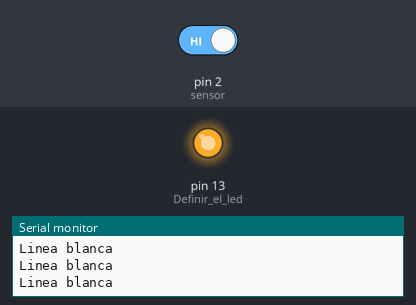
Bench run of a sketch on a simulated Arduino Uno, built with avr-gcc and run on an emulated ATmega328P. Parts: output pins drawn as LEDs (lit = HIGH), the last lines printed to the serial monitor. Inputs (shaded band) come from the test bench; at power-on: pin 2 (sensor) HIGH.

Above: at 1.2 s.
1.3 s: pin 2 (sensor) driven LOW
At 2.5 s:
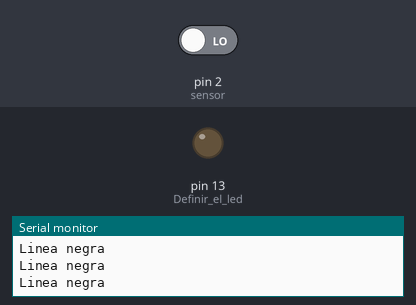
2.8 s: pin 2 (sensor) driven HIGH
At 4.0 s:
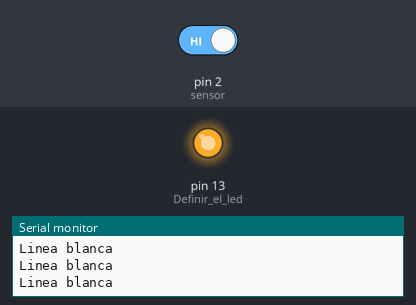
Timing chart, 0 to 5.8 s (numbered marks = the images above; inputs shaded):
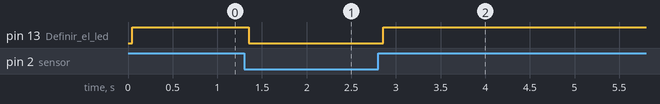

The sketch:

CNY70.ino
```cpp
/*
Talos Electronics
8-Noviembre-2015
Rafael lozano Rolón
*/
//Declaracion de variables
int sensor = 2;
int Valor_cny70 = 0;
//int Led=3;

void setup()
{
  Serial.begin(9600);//Inicializar la comunicación serial
  pinMode(sensor, INPUT);//Definir el sensor(pin2) como entrada
  pinMode(LED_BUILTIN, OUTPUT);//Definir el led(pin3) como salida
  digitalWrite(LED_BUILTIN, LOW);//Iniciar con el led apagado
}

void loop()
{
  Valor_cny70=digitalRead(sensor);//Leer y almacenar el valor del sensor
  delay(50);//Esperar 100 ms
  if(Valor_cny70==0)//si el valor es cero
  {
    Serial.print("Linea negra\n");//Imprimir en el monitor serial "linea negra"
    digitalWrite(LED_BUILTIN, LOW);//Apagar el Led
  }
  else//Si el valor del sensro es 1
  {
    Serial.print("Linea blanca\n");//Imprimir en el monitor serial "linea blanca"
    digitalWrite(LED_BUILTIN, HIGH);//Encender el led
  }
}
```

Measured:
- after the input at 1.3 s, pin 13 (Definir_el_led): HIGH → LOW after 0.05 s
- after the input at 2.8 s, pin 13 (Definir_el_led): LOW → HIGH after 0.06 s
